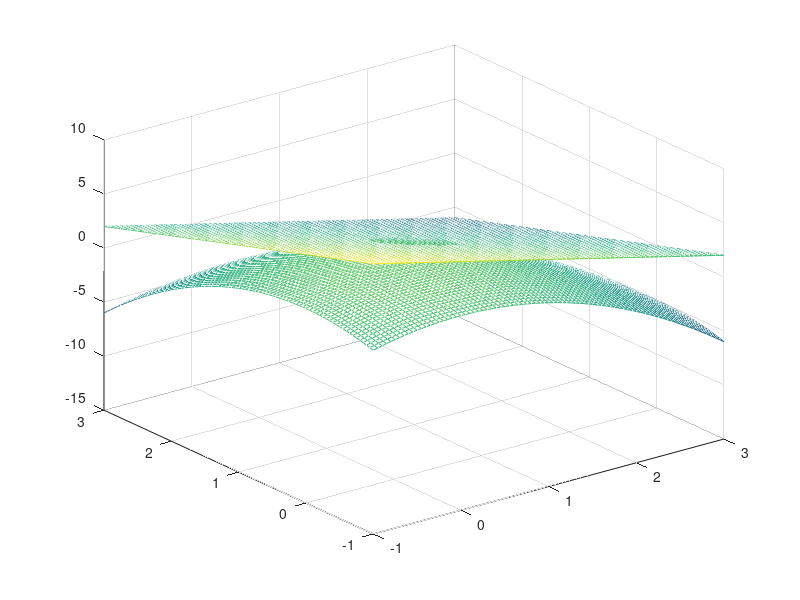

Source code (MATLAB):
Ta=@(x,y) 2.*(-x-y+3);
fxy=@(x,y) 4-x.^2-y.^2;
r=-1:0.05:3;
s=-1:0.05:3;
[x,y]=meshgrid(r,s);
z=fxy(x,y);
mesh(x,y,z);
hold on;
z=Ta(x,y);
mesh(x,y,z);